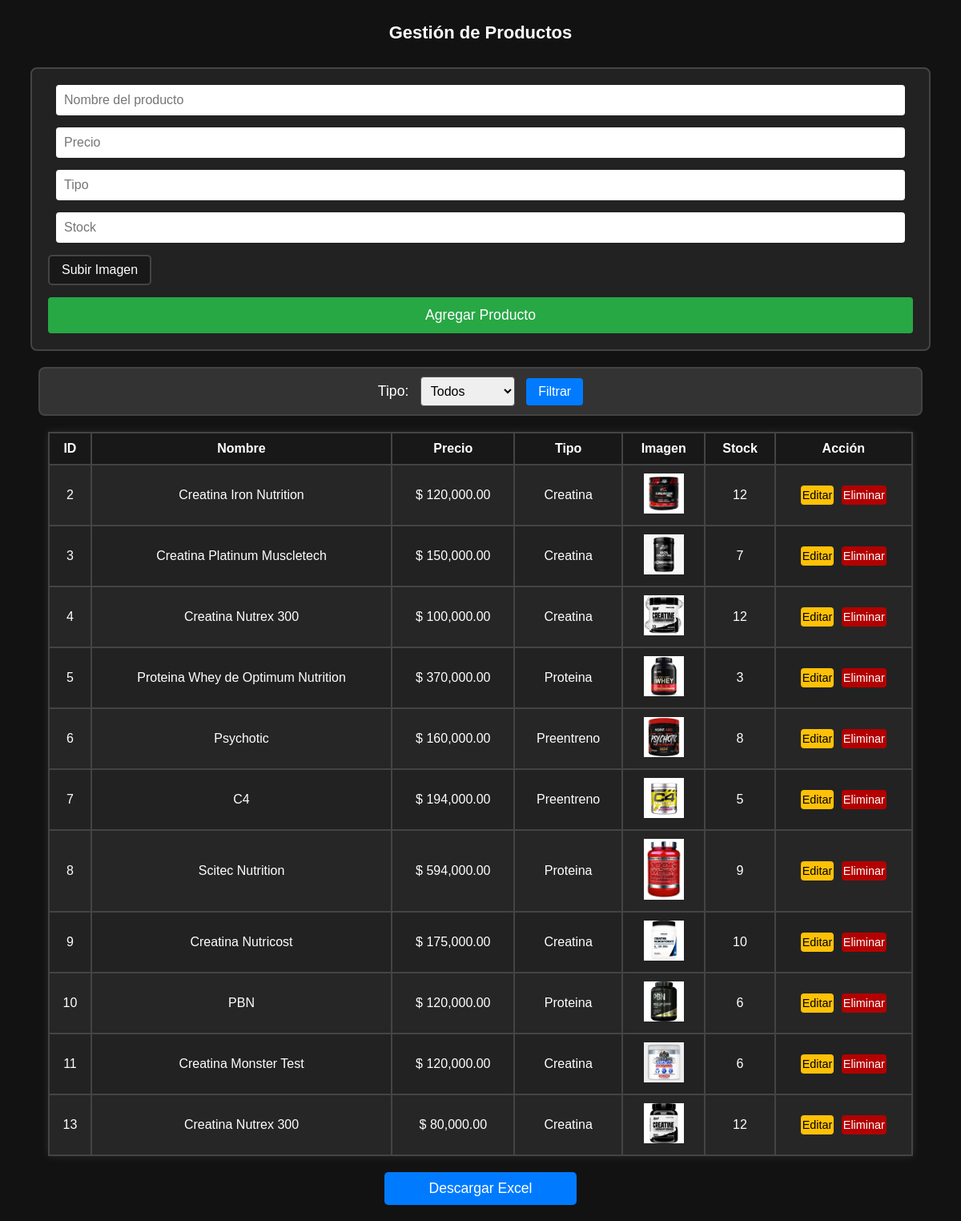
The app's page /page/admin/productos.php with its own data.
### tables this page shows
CREATE TABLE `productos` (
  `id` int(11) NOT NULL,
  `nombre` varchar(255) NOT NULL,
  `precio` decimal(10,2) NOT NULL,
  `tipo` varchar(255) NOT NULL,
  `imagen` varchar(255) NOT NULL,
  `stock` int(11) NOT NULL
);

### page/admin/productos.php (the view, shortened to what this page needs)
<?php
include '../../login/conexion.php';
$filtro_tipo = "";
if (isset($_GET['tipo'])) {
    $filtro_tipo = $conexion->real_escape_string(trim($_GET['tipo']));
    if ($filtro_tipo !== "") {
        $queryProductos = "SELECT id, nombre, precio, tipo, imagen, stock FROM productos WHERE tipo = '$filtro_tipo'";
    } else {
        $queryProductos = "SELECT id, nombre, precio, tipo, imagen, stock FROM productos";
    }
} else {
    $queryProductos = "SELECT id, nombre, precio, tipo, imagen, stock FROM productos";
}
$resultadoProductos = $conexion->query($queryProductos);
?>
<!DOCTYPE html>
<html lang="es">
<head>
</head>
<body>
    <h2>Gestión de Productos</h2>
    <form class="agregar-form" method="POST" action="agregar_producto.php" enctype="multipart/form-data">
        <input type="text" name="nombre" placeholder="Nombre del producto" required>
        <input type="number" step="0.01" name="precio" placeholder="Precio" required>
        <input type="text" name="tipo" placeholder="Tipo" required>
        <input type="number" name="stock" placeholder="Stock" required>
        <label class="custom-file-upload">
            Subir Imagen
        </label>
        <button type="submit" name="agregar_producto">Agregar Producto</button>
    </form>
    <form class="filtro-select" action="productos.php" method="GET">
        <label for="tipo">Tipo:</label>
        <select name="tipo" id="tipo">
            <option value="" <?= ($filtro_tipo === "") ? "selected" : "" ?>>Todos</option>
        </select>
        <button type="submit">Filtrar</button>
    </form>
    <table class="styled-table">
        <tr>
            <th>ID</th>
            <th>Nombre</th>
            <th>Precio</th>
            <th>Tipo</th>
            <th>Imagen</th>
            <th>Stock</th>
            <th>Acción</th>
        </tr>
        <?php while ($fila = $resultadoProductos->fetch_assoc()) { ?>
        <tr>
            <td><?= $fila['id'] ?></td>
            <td><?= $fila['nombre'] ?></td>
            <td>$ <?= number_format($fila['precio'], 2) ?></td>
            <td><?= $fila['tipo'] ?></td>
            <td>
                <img src="<?= $fila['imagen'] ?>" alt="<?= $fila['nombre'] ?>" width="50">
            </td>
            <td><?= $fila['stock'] ?></td>
            <td>
                <form method="POST" action="editar_producto.php" class="edit-form" style="display:inline-block;">
                    <button type="submit" name="editar_producto" class="edit-btn">Editar</button>
                </form>
                <form method="POST" class="delete-form" onsubmit="return confirm('¿Estás seguro de eliminar este producto?');" style="display:inline-block;">
                    <button type="submit" name="eliminar_producto" class="delete-btn">Eliminar</button>
                </form>
            </td>
        </tr>
        <?php } ?>
    </table>
    <p style="text-align:center;">
        <a href="descargar_excel.php" class="download-btn">Descargar Excel</a>
    </p>
</body>
</html>

### page/admin/productos.php (style rules this page uses)
body { font-family: Arial, sans-serif; background: #121212; color: #ddd; margin: 0; }
h2 { color: white; text-align: center; font-size: 22px; padding: 10px; }
form.agregar-form { width: 90%; margin: 20px auto; padding: 20px; background: #222; border: 2px solid #444; border-radius: 8px; }
form.agregar-form input[type="text"], form.agregar-form input[type="number"] { width: calc(100% - 20px); margin: 0 10px 15px 10px; padding: 10px; border: none; border-radius: 4px; font-size: 1rem; box-sizing: border-box; }
.custom-file-upload { display: inline-block; padding: 8px 15px; cursor: pointer; background: #181818; color: #fff; border: 2px solid #444; border-radius: 5px; margin-bottom: 15px; }
form.agregar-form button { display: block; width: 100%; padding: 12px; background: #28a745; border: none; border-radius: 4px; color: white; font-size: 1.1rem; cursor: pointer; }
.filtro-select { width: 90%; margin: 20px auto; padding: 10px; background: #333; border: 2px solid #444; border-radius: 8px; text-align: center; }
.filtro-select label { color: #fff; margin-right: 10px; font-size: 1.1rem; }
.filtro-select select { padding: 8px; border-radius: 4px; border: 1px solid #555; font-size: 1rem; margin-right: 10px; }
.filtro-select button { padding: 8px 15px; background: #007bff; border: none; border-radius: 4px; color: white; cursor: pointer; font-size: 1rem; }
.styled-table { width: 90%; border-collapse: collapse; margin: 20px auto; box-shadow: 0 0 10px rgba(255, 255, 255, 0.1); background: #222; }
.styled-table th, .styled-table td { border: 2px solid #444; padding: 10px; text-align: center; color: white; }
.styled-table th { background: #181818; font-weight: bold; }
.styled-table tr:nth-child(even) { background: #262626; }
.styled-table td form.delete-form, .styled-table td form.edit-form { display: inline; margin: 0; padding: 0; border: none; background: none; }
.delete-btn { background: #b30000; color: white; padding: 4px 2px; font-size: 0.9rem; border: none; cursor: pointer; border-radius: 4px; display: inline-block; }
.edit-btn { background: #ffc107; color: #000; padding: 4px 2px; font-size: 0.9rem; border: none; cursor: pointer; border-radius: 4px; display: inline-block; margin-right: 5px; }
.download-btn { display: block; margin: 20px auto; padding: 10px 20px; background: #007bff; color: white; text-decoration: none; text-align: center; width: 200px; border-radius: 5px; font-size: 1.1rem; }

### records on screen
productos: id "2", nombre "Creatina Iron Nutrition", precio "120,000.00", tipo "Creatina", imagen (picture), stock "12"
productos: id "3", nombre "Creatina Platinum Muscletech", precio "150,000.00", tipo "Creatina", imagen (picture), stock "7"
productos: id "4", nombre "Creatina Nutrex 300", precio "100,000.00", tipo "Creatina", imagen (picture), stock "12"
productos: id "5", nombre "Proteina Whey de Optimum Nutrition", precio "370,000.00", tipo "Proteina", imagen (picture), stock "3"
productos: id "6", nombre "Psychotic", precio "160,000.00", tipo "Preentreno", imagen (picture), stock "8"
productos: id "7", nombre "C4", precio "194,000.00", tipo "Preentreno", imagen (picture), stock "5"
productos: id "8", nombre "Scitec Nutrition", precio "594,000.00", tipo "Proteina", imagen (picture), stock "9"
productos: id "9", nombre "Creatina Nutricost", precio "175,000.00", tipo "Creatina", imagen (picture), stock "10"
productos: id "10", nombre "PBN", precio "120,000.00", tipo "Proteina", imagen (picture), stock "6"
productos: id "11", nombre "Creatina Monster Test", precio "120,000.00", tipo "Creatina", imagen (picture), stock "6"
productos: id "13", nombre "Creatina Nutrex 300", precio "80,000.00", tipo "Creatina", imagen (picture), stock "12"
